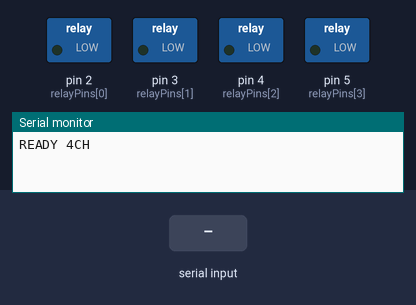
Simulated run of this sketch. Board: Arduino Uno, built with avr-gcc and run on an emulated ATmega328P. Shown: switched loads named in the sketch (green lamp = pin HIGH), the last lines printed to the serial monitor. Inputs (shaded band) come from the test bench.

Above: at 1.2 s.
1.3 s: "2\n" received over Serial
At 2.5 s:
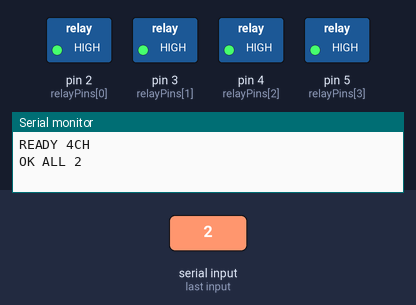
2.8 s: "1\n" received over Serial
At 3.8 s:
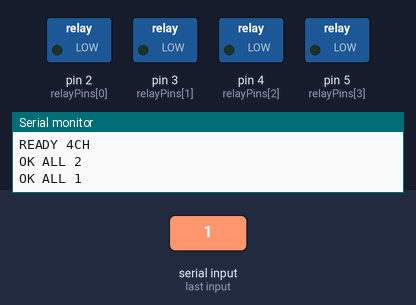
Timing chart, 0 to 5.8 s (numbered marks = the images above; inputs shaded):
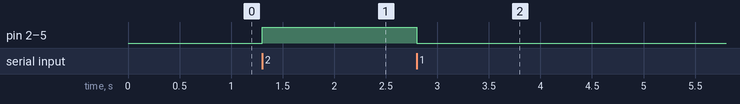

Measured:
- after the input at 1.3 s, pin 2 (relayPins[0]), pin 3 (relayPins[1]), pin 4 (relayPins[2]), pin 5 (relayPins[3]): LOW → HIGH at once
- after the input at 2.8 s, pin 2 (relayPins[0]), pin 3 (relayPins[1]), pin 4 (relayPins[2]), pin 5 (relayPins[3]): HIGH → LOW at once

The sketch:

valve_relay_4ch.ino
```cpp
/*
 * FlowChem 4-Channel Relay Valve Controller
 *
 * 프로토콜: "<channel> <position>\n"
 *   - channel: 1~4 (릴레이 채널)
 *   - position: 1 (SOURCE/WASTE) 또는 2 (REACTOR/COLLECT)
 *   - 예: "1 2\n" → ch1을 position 2로 전환
 *
 * 하위호환: "1\n" / "2\n" → 전체 채널 동시 제어 (기존 방식)
 *
 * 릴레이 핀 매핑:
 *   ch1 → D2 (릴레이1)
 *   ch2 → D3 (릴레이2)
 *   ch3 → D4 (릴레이3)
 *   ch4 → D5 (릴레이4)
 *
 * 릴레이 상태:
 *   LOW  = position 1 (SOURCE / WASTE) - 기본 상태
 *   HIGH = position 2 (REACTOR / COLLECT)
 *
 * 응답: "OK <channel> <position>\n" (정상) / "ERR <message>\n" (에러)
 *
 * @codesyncer-decision: String 클래스 제거 → char 배열로 교체 (AVR 힙 단편화 방지)
 */

const int NUM_CHANNELS = 4;
// @codesyncer-decision: ch=pin 순차 매핑 (D2~D5)
const int relayPins[NUM_CHANNELS] = {2, 3, 4, 5};  // ch1→D2, ch2→D3, ch3→D4, ch4→D5
int relayState[NUM_CHANNELS] = {0, 0, 0, 0};        // 0=pos1(LOW), 1=pos2(HIGH)

// @codesyncer-decision: char 배열 고정 버퍼 사용 (String 힙 단편화 방지)
#define BUF_SIZE 16
char buf[BUF_SIZE];
uint8_t bufIdx = 0;

void setup() {
  Serial.begin(9600);

  for (int i = 0; i < NUM_CHANNELS; i++) {
    pinMode(relayPins[i], OUTPUT);
    digitalWrite(relayPins[i], LOW);  // 기본: position 1
  }

  Serial.println("READY 4CH");
}

void loop() {
  while (Serial.available()) {
    char c = Serial.read();

    if (c == '\n' || c == '\r') {
      buf[bufIdx] = '\0';
      if (bufIdx > 0) {
        processCommand();
      }
      bufIdx = 0;
    } else {
      if (bufIdx < BUF_SIZE - 1) {
        buf[bufIdx++] = c;
      } else {
        // 오버플로우 → 리셋
        bufIdx = 0;
      }
    }
  }
}

void processCommand() {
  // 공백 위치 찾기
  int spaceIdx = -1;
  for (int i = 0; i < bufIdx; i++) {
    if (buf[i] == ' ') {
      spaceIdx = i;
      break;
    }
  }

  if (spaceIdx == -1) {
    // 하위호환: "1" 또는 "2" → 전체 채널 동시 제어
    int pos = atoi(buf);
    if (pos == 1 || pos == 2) {
      for (int i = 0; i < NUM_CHANNELS; i++) {
        setRelay(i, pos);
      }
      Serial.print("OK ALL ");
      Serial.println(pos);
    } else {
      Serial.println("ERR INVALID_CMD");
    }
    return;
  }

  // 새 프로토콜: "<channel> <position>"
  buf[spaceIdx] = '\0';  // 공백을 널로 분리
  int channel = atoi(buf);
  int position = atoi(&buf[spaceIdx + 1]);

  if (channel < 1 || channel > NUM_CHANNELS) {
    Serial.println("ERR INVALID_CH");
    return;
  }

  if (position != 1 && position != 2) {
    Serial.println("ERR INVALID_POS");
    return;
  }

  setRelay(channel - 1, position);  // 0-indexed
  Serial.print("OK ");
  Serial.print(channel);
  Serial.print(" ");
  Serial.println(position);
}

void setRelay(int idx, int position) {
  if (position == 1) {
    digitalWrite(relayPins[idx], LOW);
    relayState[idx] = 0;
  } else {
    digitalWrite(relayPins[idx], HIGH);
    relayState[idx] = 1;
  }
}
```
